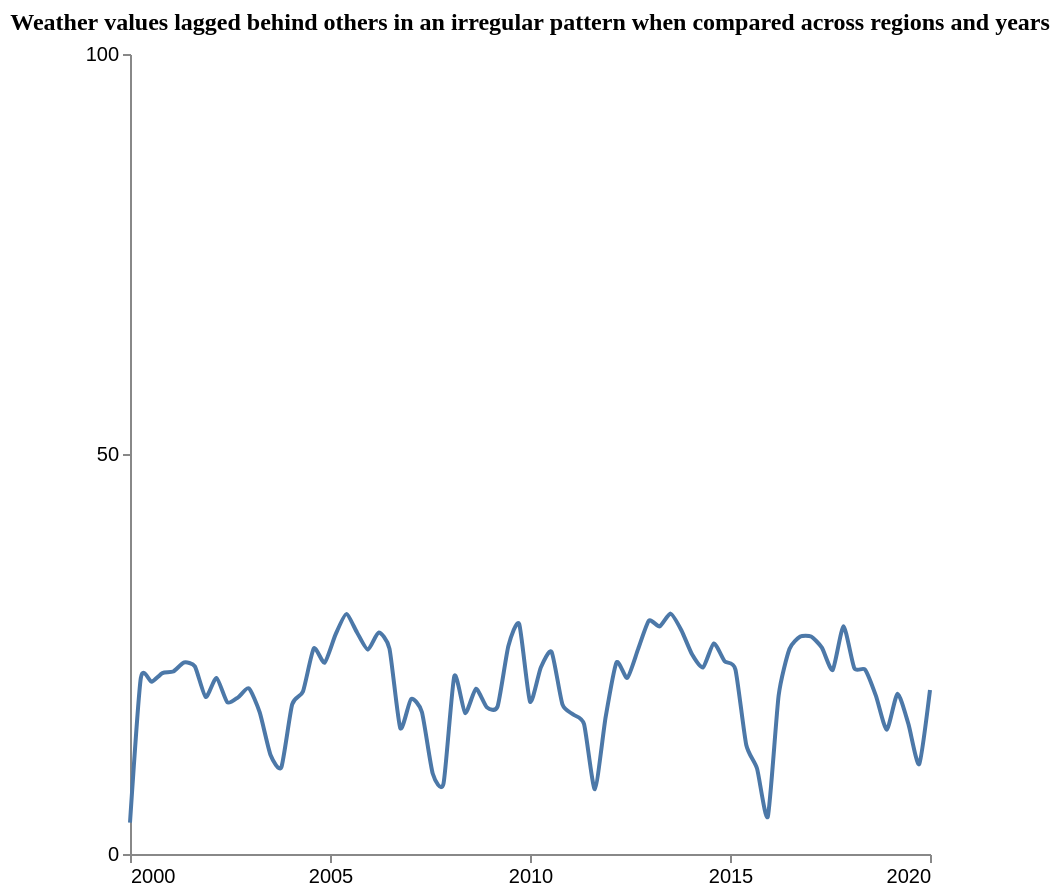

Write a Vega-Lite specification for this figure.
### Vega-Lite specification from a JSON file in a GitHub repository (floating-point values rounded to 4 significant figures)
{"$schema": "https://vega.github.io/schema/vega-lite/v5.json", "description": "Pattern: Periodic", "data": {"values": [{"X": 2000.0, "Y": 3.919}, {"X": 2000.0, "Y": 21.98}, {"X": 2001.0, "Y": 21.52}, {"X": 2001.0, "Y": 22.62}, {"X": 2001.0, "Y": 22.81}, {"X": 2001.0, "Y": 23.93}, {"X": 2002.0, "Y": 23.45}, {"X": 2002.0, "Y": 19.63}, {"X": 2002.0, "Y": 22.01}, {"X": 2002.0, "Y": 18.96}, {"X": 2003.0, "Y": 19.59}, {"X": 2003.0, "Y": 20.7}, {"X": 2003.0, "Y": 17.7}, {"X": 2004.0, "Y": 12.37}, {"X": 2004.0, "Y": 10.84}, {"X": 2004.0, "Y": 18.7}, {"X": 2004.0, "Y": 20.32}, {"X": 2005.0, "Y": 25.7}, {"X": 2005.0, "Y": 23.91}, {"X": 2005.0, "Y": 27.39}, {"X": 2005.0, "Y": 29.98}, {"X": 2006.0, "Y": 27.7}, {"X": 2006.0, "Y": 25.54}, {"X": 2006.0, "Y": 27.69}, {"X": 2006.0, "Y": 25.68}, {"X": 2007.0, "Y": 15.74}, {"X": 2007.0, "Y": 19.38}, {"X": 2007.0, "Y": 17.75}, {"X": 2008.0, "Y": 10.06}, {"X": 2008.0, "Y": 8.803}, {"X": 2008.0, "Y": 22.25}, {"X": 2008.0, "Y": 17.62}, {"X": 2009.0, "Y": 20.65}, {"X": 2009.0, "Y": 18.35}, {"X": 2009.0, "Y": 18.44}, {"X": 2009.0, "Y": 26.0}, {"X": 2010.0, "Y": 28.74}, {"X": 2010.0, "Y": 19.06}, {"X": 2010.0, "Y": 23.32}, {"X": 2011.0, "Y": 25.26}, {"X": 2011.0, "Y": 18.7}, {"X": 2011.0, "Y": 17.43}, {"X": 2011.0, "Y": 16.23}, {"X": 2012.0, "Y": 8.096}, {"X": 2012.0, "Y": 17.13}, {"X": 2012.0, "Y": 23.95}, {"X": 2012.0, "Y": 22.02}, {"X": 2013.0, "Y": 25.61}, {"X": 2013.0, "Y": 29.17}, {"X": 2013.0, "Y": 28.44}, {"X": 2014.0, "Y": 30.05}, {"X": 2014.0, "Y": 27.98}, {"X": 2014.0, "Y": 24.93}, {"X": 2014.0, "Y": 23.32}, {"X": 2015.0, "Y": 26.32}, {"X": 2015.0, "Y": 24.1}, {"X": 2015.0, "Y": 23.07}, {"X": 2015.0, "Y": 13.66}, {"X": 2016.0, "Y": 10.68}, {"X": 2016.0, "Y": 4.68}, {"X": 2016.0, "Y": 19.81}, {"X": 2016.0, "Y": 25.62}, {"X": 2017.0, "Y": 27.18}, {"X": 2017.0, "Y": 27.18}, {"X": 2017.0, "Y": 25.8}, {"X": 2018.0, "Y": 23.01}, {"X": 2018.0, "Y": 28.47}, {"X": 2018.0, "Y": 23.23}, {"X": 2018.0, "Y": 23.04}, {"X": 2019.0, "Y": 19.77}, {"X": 2019.0, "Y": 15.54}, {"X": 2019.0, "Y": 20.04}, {"X": 2019.0, "Y": 16.27}, {"X": 2020.0, "Y": 11.23}, {"X": 2020.0, "Y": 20.49}]}, "mark": {"type": "line", "interpolate": "cardinal", "tension": 0.4}, "encoding": {"x": {"field": "X", "type": "quantitative", "title": "", "axis": {"grid": false, "format": "d", "values": [2000, 2005, 2010, 2015, 2020], "tickSize": 4}, "scale": {"domain": [2000, 2020]}}, "y": {"field": "Y", "type": "quantitative", "title": "", "axis": {"grid": false, "format": "d", "values": [0, 50, 100], "tickSize": 4, "tickOpacity": 1}, "scale": {"domain": [0, 100]}}}, "title": {"text": "Weather values lagged behind others in an irregular pattern when compared across regions and years", "anchor": "middle", "font": "Tahoma", "fontSize": 12}, "config": {"lineBreak": "^", "view": {"stroke": null}}, "height": 400, "width": 400, "autosize": "pad"}
